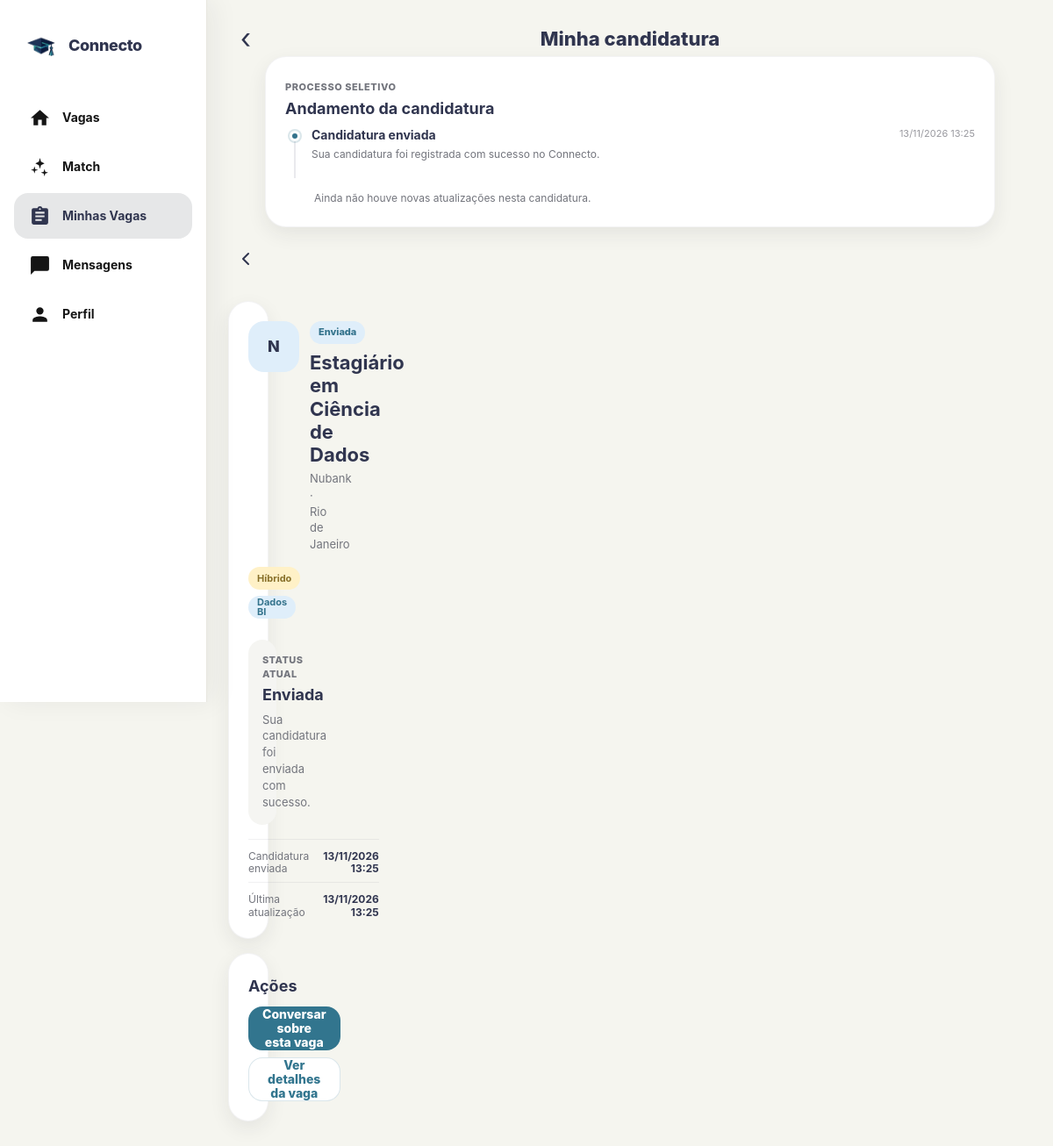
Page /candidaturas/81/ (signed in) on the committed database.
### connectoapp/models.py (models this page shows, shortened)
class Candidatura(models.Model):
    STATUS_ENVIADA = "enviada"
    STATUS_ANALISE = "em_analise"
    STATUS_ENTREVISTA = "entrevista"
    STATUS_APROVADA = "aprovada"
    STATUS_NAO_SELECIONADA = "nao_selecionada"
    STATUS_RETIRADA = "retirada"
    STATUS_CHOICES = [
        (STATUS_ENVIADA, "Enviada"),
        (STATUS_ANALISE, "Em análise"),
        (STATUS_ENTREVISTA, "Entrevista"),
        (STATUS_APROVADA, "Aprovada"),
        (
            STATUS_NAO_SELECIONADA,
            "Não selecionada",
        ),
        (STATUS_RETIRADA, "Retirada"),
    ]
    ORIGENS = [
        ("home", "Home"),
        ("match", "Match"),
        ("detalhe", "Detalhe da vaga"),
    ]
    usuario = models.ForeignKey(
        settings.AUTH_USER_MODEL,
        on_delete=models.CASCADE,
        related_name="candidaturas_connecto",
    )
    oportunidade = models.ForeignKey(
        Oportunidade,
        on_delete=models.CASCADE,
        related_name="candidaturas",
    )
    data_candidatura = models.DateTimeField(
        auto_now_add=True
    )
    status = models.CharField(
        max_length=30,
        choices=STATUS_CHOICES,
        default=STATUS_ENVIADA,
    )
    status_atualizado_em = models.DateTimeField(
        auto_now=True
    )
    origem = models.CharField(
        max_length=20,
        choices=ORIGENS,
        default="home",
    )
    class Meta:
        constraints = [
            models.UniqueConstraint(
                fields=[
                    "usuario",
                    "oportunidade",
                ],
                name="candidatura_usuario_oportunidade_unica",
            )
        ]
        ordering = [
            "-data_candidatura"
        ]
    @property
    def status_descricao(self):
        descricoes = {
            self.STATUS_ENVIADA:
                "Sua candidatura foi enviada com sucesso.",
            self.STATUS_ANALISE:
                "A empresa está avaliando seu perfil.",
            self.STATUS_ENTREVISTA:
                "Você avançou para a etapa de entrevista.",
            self.STATUS_APROVADA:
                "Sua candidatura foi aprovada.",
            self.STATUS_NAO_SELECIONADA:
                "O processo foi encerrado para esta candidatura.",
            self.STATUS_RETIRADA:
                "Esta candidatura foi retirada.",
        }
        return descricoes.get(
            self.status,
            ""
        )

class Oportunidade(models.Model):
    MODALIDADES = [
        ("Presencial", "Presencial"),
        ("Híbrido", "Híbrido"),
        ("Remoto", "Remoto"),
    ]
    titulo = models.CharField(max_length=120)
    descricao = models.TextField()
    instituicao = models.CharField(max_length=100, blank=True)
    prazo = models.DateField(null=True, blank=True)
    empresa = models.ForeignKey(
        Empresa,
        on_delete=models.CASCADE,
        related_name="oportunidades",
    )
    cidade = models.CharField(max_length=100, blank=True)
    local = models.CharField(max_length=150, blank=True)
    modalidade = models.CharField(
        max_length=20,
        choices=MODALIDADES,
        default="Presencial",
    )
    area = models.CharField(max_length=100, blank=True)
    bolsa = models.DecimalField(max_digits=10, decimal_places=2, null=True, blank=True)
    requisitos = models.TextField(blank=True, help_text="Um requisito por linha")
    ativa = models.BooleanField(default=True)
    publicada_em = models.DateTimeField(auto_now_add=True)
    class Meta:
        ordering = ["-publicada_em", "-id"]

class Empresa(models.Model):
    usuario = models.OneToOneField(
        settings.AUTH_USER_MODEL,
        on_delete=models.CASCADE,
        related_name="empresa",
        null=True,
        blank=True
    )
    nome = models.CharField(max_length=100)
    email = models.EmailField()
    descricao = models.TextField(blank=True)
    @property
    def iniciais(self):
        partes = [parte for parte in self.nome.split() if parte]
        return "".join(parte[0] for parte in partes[:2]).upper() or "EM"

### connectoapp/views.py (the view)
# urls.py: path("candidaturas/<int:candidatura_id>/",views.detalhe_candidatura,name="detalhe_candidatura"),
@login_required
def detalhe_candidatura(request, candidatura_id):
    candidatura = get_object_or_404(
        Candidatura.objects
        .select_related("oportunidade__empresa")
        .prefetch_related("historico_status"),
        id=candidatura_id,
        usuario=request.user,
    )
    conversa = Conversa.objects.filter(
        usuario=request.user,
        oportunidade=candidatura.oportunidade,
    ).first()
    return render(
        request,
        "detalhe_candidatura.html",
        {
            "candidatura": candidatura,
            "conversa": conversa,
        },
    )

### template/detalhe_candidatura.html (shortened to what this page needs)
  {% load static %}
  {% load i18n %}
  <!DOCTYPE html>
  <html lang="pt-BR">
  <head>
    <link rel="stylesheet" href="{% static 'connecto_ui.css' %}">
    <link rel="stylesheet" href="{% static 'detalhe_candidatura.css' %}">
    {% include 'includes/tema_head.html' %}
  </head>
  <body class="connecto-page application-detail-page">
    <main class="standard-shell application-detail-shell">
      <header class="application-detail-header">
        <a
          href="{% url 'candidaturas' %}"
          class="application-detail-back"
          aria-label="{% trans 'Voltar para candidaturas' %}"
        >‹</a>
        <h1>{% trans "Minha candidatura" %}</h1>
    <header class="application-detail-header">
      <a
        href="{% url 'candidaturas' %}"
        class="application-detail-back"
        aria-label="{% trans 'Voltar para candidaturas' %}"
      >
        <svg width="24" height="24" viewBox="0 0 24 24" fill="none" stroke="currentColor" stroke-width="2" stroke-linecap="round" stroke-linejoin="round" aria-hidden="true">
                <path d="m15 18-6-6 6-6"></path>
            </svg>
      </a>
      </header>
      <section class="application-summary-card">
        <div class="application-summary-top">
          <div class="application-company-icon" aria-hidden="true">
            {{ candidatura.oportunidade.empresa.iniciais }}
          </div>
          <div class="application-summary-heading">
            <span
              class="application-detail-status application-detail-status--{{ candidatura.status }}"
            >
              {% trans candidatura.get_status_display %}
            </span>
            <h2>{{ candidatura.oportunidade.titulo }}</h2>
            <p>
              {{ candidatura.oportunidade.empresa.nome }}
              {% if candidatura.oportunidade.cidade %}
                · {{ candidatura.oportunidade.cidade }}
              {% endif %}
            </p>
          </div>
        </div>
        <div class="application-summary-tags">
        {% if candidatura.oportunidade.modalidade %}
          <span class="application-summary-tag application-summary-tag--mode">
            {% trans candidatura.oportunidade.modalidade %}
          </span>
        {% endif %}
        {% if candidatura.oportunidade.area %}
          <span class="application-summary-tag application-summary-tag--area">
            {% trans candidatura.oportunidade.area %}
          </span>
        {% endif %}
        </div>
        <div class="application-current-status">
          <div class="application-current-status__label">
            {% trans "Status atual" %}
          </div>
          <strong>{% trans candidatura.get_status_display %}</strong>
          {% if candidatura.status_descricao %}
            <p>{% trans candidatura.status_descricao %}</p>
          {% endif %}
        </div>
        <div class="application-summary-meta">
          <div>
            <span>{% trans "Candidatura enviada" %}</span>
            <strong>{{ candidatura.data_candidatura|date:"d/m/Y H:i" }}</strong>
          </div>
          {% if candidatura.status_atualizado_em %}
            <div>
              <span>{% trans "Última atualização" %}</span>
              <strong>{{ candidatura.status_atualizado_em|date:"d/m/Y H:i" }}</strong>
            </div>
          {% endif %}
        </div>
      </section>
      <section class="application-timeline-card">
        <div class="application-section-heading">
          <div>
            <span class="application-section-eyebrow">
              {% trans "Processo seletivo" %}
            </span>
            <h2>{% trans "Andamento da candidatura" %}</h2>
          </div>
        </div>
        <div class="application-timeline">
          <div class="timeline-item timeline-item--completed">
            <div class="timeline-marker">
              <span></span>
            </div>
            <div class="timeline-content">
              <div class="timeline-content__top">
                <strong>{% trans "Candidatura enviada" %}</strong>
                <time datetime="{{ candidatura.data_candidatura|date:'c' }}">
                  {{ candidatura.data_candidatura|date:"d/m/Y H:i" }}
                </time>
              </div>
              <p>
                {% trans "Sua candidatura foi registrada com sucesso no Connecto." %}
              </p>
            </div>
          </div>
          {% for historico in candidatura.historico_status.all %}
            <div class="timeline-item timeline-item--completed">
              <div class="timeline-marker">
                <span></span>
              </div>
              <div class="timeline-content">
                <div class="timeline-content__top">
                  <strong>{% trans historico.get_status_novo_display %}</strong>
                  <time datetime="{{ historico.criado_em|date:'c' }}">
                    {{ historico.criado_em|date:"d/m/Y H:i" }}
                  </time>
                </div>
                {% if historico.observacao %}
                  <p>{{ historico.observacao }}</p>
                {% else %}
                  <p>{% trans "O status da sua candidatura foi atualizado." %}</p>
                {% endif %}
              </div>
            </div>
          {% empty %}
            <div class="timeline-empty">
              <p>
                {% trans "Ainda não houve novas atualizações nesta candidatura." %}
              </p>
            </div>
          {% endfor %}
        </div>
      </section>
      <section class="application-actions-card">
        <h2>{% trans "Ações" %}</h2>
        {% if conversa %}
          <a
            href="{% url 'conversa' conversa.id %}"
            class="application-action application-action--primary"
          >
            {% trans "Conversar sobre esta vaga" %}
          </a>
        {% endif %}
        <a
          href="{% url 'detalhe_vaga' candidatura.oportunidade.id %}"
          class="application-action application-action--secondary"
        >
          {% trans "Ver detalhes da vaga" %}
        </a>
      </section>
    </main>
    {% include 'includes/bottom_nav.html' with pagina_ativa='candidaturas' %}
  </body>
  </html>

### static/connecto_ui.css (style rules this page uses)
:root { --connecto-bg: #f5f5ef; --connecto-surface: #ffffff; --connecto-navy: #30354f; --connecto-text: #262a3e; --connecto-muted: #73757d; --connecto-line: #e8e7df; --connecto-cyan: #1596b7; --connecto-cyan-soft: #e4f4f8; --connecto-green: #3fa36b; --connecto-green-soft: #e7f3eb; --connecto-red: #d76264; --connecto-red-soft: #f9e8e7; --connecto-amber: #d89a28; --connecto-amber-soft: #fbf1de; --connecto-nav-active: #e6e7e8; --connecto-shadow: 0 8px 22px rgba(37, 40, 51, .08); --connecto-nav-height: 72px; --connecto-nav-gap: 10px; --connecto-mobile-width: 460px; --connecto-text-xs: 11px; --connecto-text-sm: clamp(11px, 1vw, 12px); --connecto-text-meta: clamp(12px, 1.1vw, 13px); --connecto-text-md: clamp(13px, 1.2vw, 14px); --connecto-text-base: clamp(14px, 1.3vw, 15px); --connecto-text-lg: clamp(15px, 1.4vw, 16px); --connecto-text-xl: clamp(17px, 1.6vw, 18px); --connecto-text-2xl: clamp(19px, 2vw, 22px); --connecto-text-3xl: clamp(22px, 2.6vw, 26px); --connecto-text-page: clamp(28px, 4vw, 36px); --connecto-line-tight: 1.15; --connecto-line-title: 1.2; --connecto-line-body: 1.45; --connecto-space-xs: 4px; --connecto-space-sm: 8px; --connecto-space-md: 12px; --connecto-space-base: 16px; --connecto-space-lg: 20px; --connecto-space-xl: 24px; --connecto-space-2xl: 32px; --connecto-page-gutter: clamp(12px, 3vw, 24px); --connecto-section-gap: clamp(16px, 3vw, 28px); --connecto-card-gap: clamp(10px, 2vw, 16px); --connecto-card-padding: clamp(14px, 2.5vw, 22px); --connecto-radius-sm: 12px; --connecto-radius-md: 16px; --connecto-radius-lg: 18px; --connecto-radius-xl: 24px; --connecto-radius-pill: 999px; }
* { box-sizing: border-box; }
html { min-height: 100%; background: var(--connecto-bg); }
body.connecto-page { min-height: 100dvh; margin: 0; overflow-x: hidden; background: var(--connecto-bg); color: var( --tema-ink, var(--connecto-navy) ); font-family: -apple-system, BlinkMacSystemFont, "Segoe UI", Roboto, Helvetica, Arial, sans-serif; font-size: var(--connecto-text-base); line-height: var(--connecto-line-body); -webkit-font-smoothing: antialiased; text-rendering: optimizeLegibility; padding-bottom: calc( var(--connecto-nav-height) + 28px + env(safe-area-inset-bottom) ); }
button, input, textarea, select, a { font: inherit; }
button, a { -webkit-tap-highlight-color: transparent; }
.app-shell, .standard-shell { width: min( 100%, var(--connecto-mobile-width) ); margin: 0 auto; }
@media (min-width: 700px) { :root { --connecto-nav-gap: 16px; } }
:root { --connecto-rail-width: 84px; --connecto-sidebar-width: 236px; --connecto-side-nav-width: 0px; --connecto-tablet-width: 900px; --connecto-desktop-width: 1180px; --connecto-desktop-gutter: clamp(24px, 3vw, 40px); }
@media (min-width: 700px) { :root { --connecto-side-nav-width: var(--connecto-rail-width); } }
@media (min-width: 700px) { body.connecto-page { padding-left: var(--connecto-rail-width); padding-bottom: 0; } }
@media (min-width: 700px) { .app-shell, .standard-shell { width: min(100%, var(--connecto-tablet-width)); margin: 0 auto; } }
@media (min-width: 1024px) { :root { --connecto-side-nav-width: var(--connecto-sidebar-width); } }
@media (min-width: 1024px) { body.connecto-page { padding-left: var(--connecto-sidebar-width); } }
@media (min-width: 1024px) { .app-shell, .standard-shell { width: min(100%, var(--connecto-desktop-width)); } }

### static/tema.css (style rules this page uses)
html[data-theme="light"] { color-scheme: light; }

### rows in the picture
Candidatura: oportunidade.empresa.iniciais "N", oportunidade.titulo "Estagiário em Ciência de Dados", oportunidade.empresa.nome "Nubank", oportunidade.cidade "Rio de Janeiro", data_candidatura "13/11/2026 13:25", status_atualizado_em "13/11/2026 13:25"
